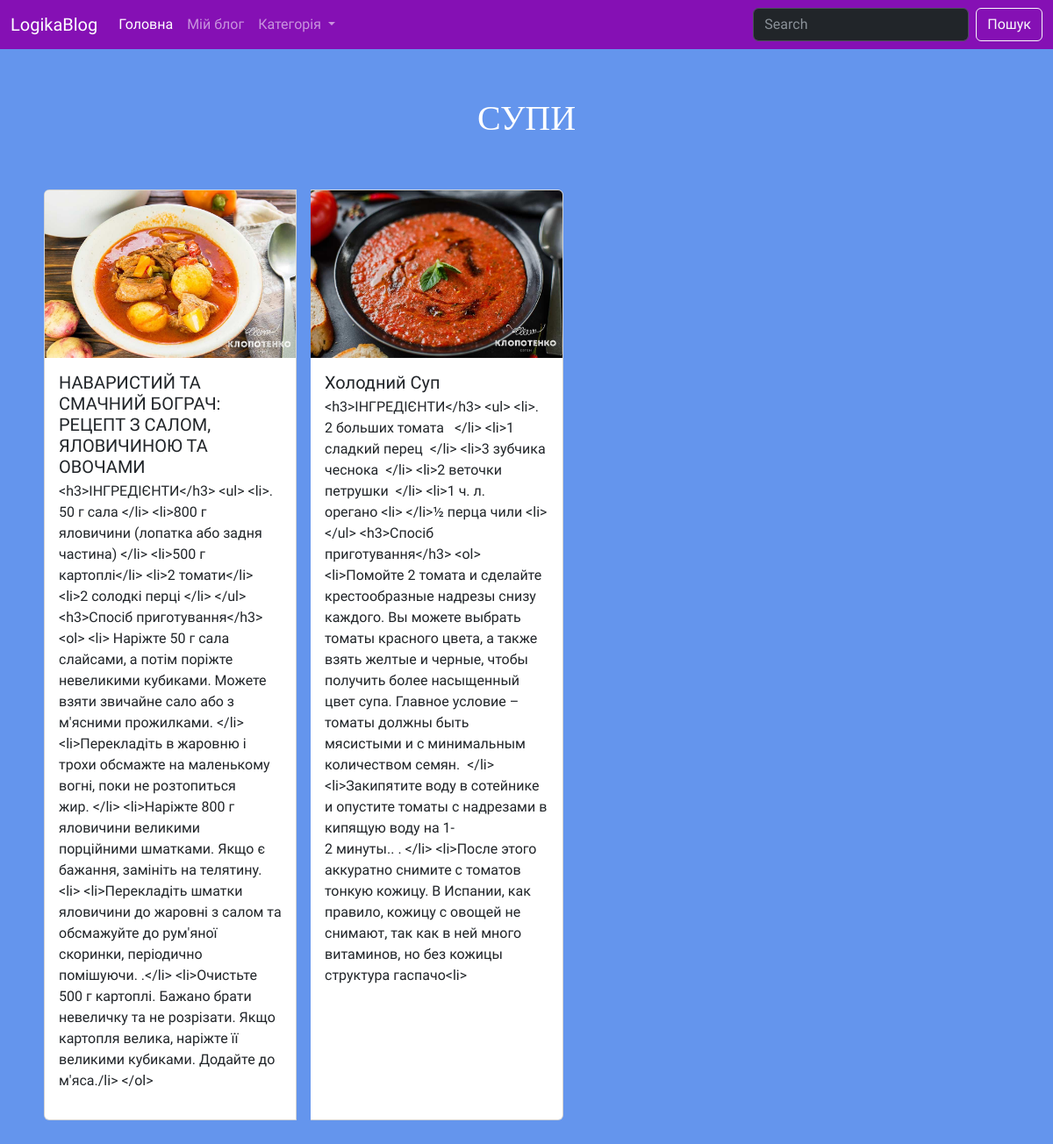
The page /category/3 on the database its author committed.
### tables this page shows
CREATE TABLE "category" (
	"id"	INTEGER,
	"name"	TEXT NOT NULL UNIQUE,
	PRIMARY KEY("id" AUTOINCREMENT)
);

CREATE TABLE "posts" (
	"id"	INTEGER,
	"category_id"	INTEGER,
	"author_id"	TEXT,
	"title"	TEXT NOT NULL,
	"text"	TEXT,
	"image"	TEXT DEFAULT 'slide1.jpg',
	"datetime"	TEXT NOT NULL DEFAULT CURRENT_TIMESTAMP,
	FOREIGN KEY("author_id") REFERENCES "users"("id"),
	FOREIGN KEY("category_id") REFERENCES "category"("id"),
	PRIMARY KEY("id" AUTOINCREMENT)
);

### app.py (the view)
@app.route("/category/<id>")
def category(id):
    posts = get_category_post(id)
    category = get_category_name(id)[0].upper()
    category_list = get_categorys()
    return render_template("category_posts.html", category_list = category_list, category = category, posts=posts)

### sql_queries.py (called while the page is built)
def open():
    global conn, cursor
    conn = sqlite3.connect("blog.db")
    cursor = conn.cursor()

def close():
    cursor.close()
    conn.close()

def get_category_name(id):
    open()
    cursor.execute('''SELECT name from category WHERE id == (?)''', [id])
    category = cursor.fetchone()
    conn.commit()
    close()
    return category

def get_category_post(id):
    open()
    cursor.execute('''SELECT * from posts WHERE category_id == (?)''', [id])
    post = cursor.fetchall()
    conn.commit()
    close()
    return post

def get_categorys():
    open()
    cursor.execute('''SELECT * from category''')
    data = cursor.fetchall()
    conn.commit()
    close()
    return data

### templates/category_posts.html (shortened to what this page needs)
{% extends 'base.html' %}
{% block main %}
    <main class="container-fluid p-0">
        <h1 class="text-center mt-5">{{category}}</h1>
        <div class="posts container py-5">
          <div class="card-group">
          {% for post in posts %}
            <div class="card m-2" style="max-width: 18rem;">
              <img src="{{ url_for('static', filename='img/' + post[5]) }}" class="card-img-top" alt="...">
              <div class="card-body">
                <h5 class="card-title">{{post[3]}}</h5>
                <p class="card-text">{{post[4]}}</p>
              </div>
          </div>
          {% endfor %}
        </div>
          </div>
    </main>
{% endblock main %}

### static/style.css (style rules this page uses)
h1 { color: #ffffff; font-size: 50px; font-weight: 200; }
body { font-family: 'Roboto Condensed', sans-serif; background-color: cornflowerblue; }
h1 { font-family: 'Press Start 2P', cursive; font-size: 40px; }

### rows shown on the page
category: name "СУПИ"
posts: image (picture), title "НАВАРИСТИЙ ТА СМАЧНИЙ БОГРАЧ: РЕЦЕПТ З САЛОМ, ЯЛОВИЧИНОЮ ТА ОВОЧАМИ", text "<h3>ІНГРЕДІЄНТИ</h3> <ul> <li>. 50 г сала </li> <li>800 г яловичини (лопатка або задня частина) </li> <li>500 г картоплі</li> <li>2 томати</li> <li>2 солодкі перці </li> </ul> <h3>Спосіб приготування</h3> <ol> <li> Наріжте 50 г сала слайсами, а потім поріжте невеликими кубиками. Можете взяти звичайне сало або з м'ясними прожилками. </li> <li>Перекладіть в жаровню і трохи обсмажте на маленькому вогні, поки не розтопиться жир. </li> <li>Наріжте 800 г яловичини великими порційними шматками. Якщо є бажання, замініть на телятину.<li> <li>Перекладіть шматки яловичини до жаровні з салом та обсмажуйте до рум'яної скоринки, періодично помішуючи. .</li> <li>Очистьте 500 г картоплі. Бажано брати…"
posts: image (picture), title "Холодний Суп", text "<h3>ІНГРЕДІЄНТИ</h3> <ul> <li>. 2 больших томата </li> <li>1 сладкий перец </li> <li>3 зубчика чеснока </li> <li>2 веточки петрушки </li> <li>1 ч. л. орегано <li> </li>½ перца чили <li> </ul> <h3>Спосіб приготування</h3> <ol> <li>Помойте 2 томата и сделайте крестообразные надрезы снизу каждого. Вы можете выбрать томаты красного цвета, а также взять желтые и черные, чтобы получить более насыщенный цвет супа. Главное условие – томаты должны быть мясистыми и с минимальным количеством семян. </li> <li>Закипятите воду в сотейнике и опустите томаты с надрезами в кипящую воду на 1-2 минуты.. . </li> <li>После этого аккуратно снимите с томатов тонкую кожицу. В Испании, как правило, кожицу с овощей…"
